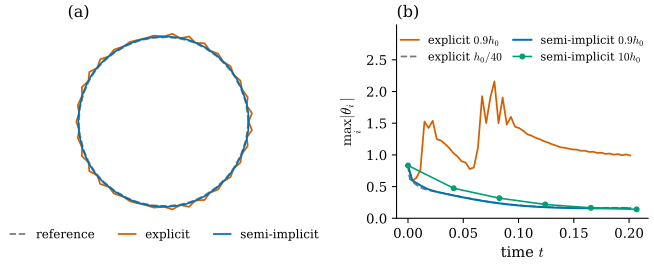

Write the Python code that produced this figure.
"""Figure 37.6.3: explicit versus semi-implicit steps for the discrete length flow (lbar-weighted inner product).

The flower curve sampled with 64 vertices. h0 = 2 / lambda_max(M^{-1} K) at t = 0 (the stability bound of the frozen
linear problem, Proposition 37.6.5). (a) the curves at t = 54 * 0.9 h0 = 0.201 for an explicit and a semi-implicit
run with h = 0.9 h0, and a fine explicit reference (h = h0 / 40); (b) the largest |turning angle| (a measure of
zigzag) against time for explicit h = 0.9 h0 and h0/40, and semi-implicit h = 0.9 h0 and 10 h0.

Run: PYTHONPATH=tools python3 chapters/37-curves-smooth-discrete/figures/fig-37-6-3-explicit-implicit.py
"""
import sys
from pathlib import Path

import numpy as np

sys.path.insert(0, str(Path(__file__).resolve().parents[1] / "lib"))
import dgfig  # noqa: E402
dgfig.setup()
import matplotlib.pyplot as plt  # noqa: E402

import dgdec as dd  # noqa: E402
import ddg37  # noqa: E402

C = dgfig.COLORS
X0, _ = ddg37.sample("flower", 64)
h0 = ddg37.explicit_critical_step(X0)
assert abs(h0 - 0.0041372) < 1e-6
T_END = 54 * 0.9 * h0


def run(step, h, T=T_END):
    X, t = X0.copy(), 0.0
    hist = [(0.0, np.abs(dd.turning_angles(X, True)).max(), dd.curve_length(X, True))]
    while t < T - 1e-12:
        X = step(X, h)
        t += h
        hist.append((t, np.abs(dd.turning_angles(X, True)).max(), dd.curve_length(X, True)))
    return X, np.array(hist)


Xe, He = run(ddg37.explicit_step, 0.9 * h0)
Xr, Hr = run(ddg37.explicit_step, h0 / 40)
Xs, Hs = run(ddg37.semi_implicit_step, 0.9 * h0)
_, Hs10 = run(ddg37.semi_implicit_step, 10 * h0)
assert He[:, 1].max() > 2.0 and np.any(np.diff(He[:, 2]) > 0)        # zigzag; the length sometimes grows
assert np.all(np.diff(Hs[:, 2]) <= 1e-14) and np.all(np.diff(Hs10[:, 2]) <= 1e-14)   # Proposition 37.6.7
assert Hs[1:, 1].max() < 0.65 and Hr[1:, 1].max() < 0.9

fig, (ax, bx) = plt.subplots(1, 2, figsize=(7.0, 3.0), gridspec_kw={"width_ratios": [1, 1.2]})
for X, col, ls, lab in ((Xr, C["aux"], "--", "reference"), (Xe, C["normal"], "-", "explicit"),
                        (Xs, C["tangent"], "-", "semi-implicit")):
    Xc = np.vstack([X, X[:1]])
    ax.plot(Xc[:, 0], Xc[:, 1], color=col, ls=ls, lw=1.3, label=lab)
ax.set_aspect("equal")
ax.set_axis_off()
ax.legend(fontsize=9, frameon=False, loc="upper center", bbox_to_anchor=(0.5, 0.0), ncol=3, handlelength=1.4)
ax.set_title("(a)", fontsize=12, loc="left")
bx.plot(He[:, 0], He[:, 1], color=C["normal"], lw=1.3, label=r"explicit $0.9h_0$")
bx.plot(Hr[:, 0], Hr[:, 1], color=C["aux"], lw=1.3, ls="--", label=r"explicit $h_0/40$")
bx.plot(Hs[:, 0], Hs[:, 1], color=C["tangent"], lw=1.5, label=r"semi-implicit $0.9h_0$")
bx.plot(Hs10[:, 0], Hs10[:, 1], "o-", color=C["third"], lw=1.2, ms=3.5, label=r"semi-implicit $10h_0$")
bx.set_xlabel(r"time $t$")
bx.set_ylabel(r"$\max_i |\theta_i|$")
bx.set_ylim(0.0, 3.05)                       # headroom so the legend does not cover the explicit curve
bx.set_yticks(np.arange(0.0, 2.51, 0.5))
bx.legend(fontsize=8.5, frameon=False, loc="upper center", ncol=2, handlelength=1.6, columnspacing=1.0)
bx.set_title("(b)", fontsize=12, loc="left")
for sp2 in ("top", "right"):
    bx.spines[sp2].set_visible(False)
fig.tight_layout()
dgfig.save(fig, __file__)
print(f"h0 = {h0:.6f}; explicit max|theta| {He[:, 1].max():.3f}, length increases {int(np.sum(np.diff(He[:, 2]) > 0))}")
